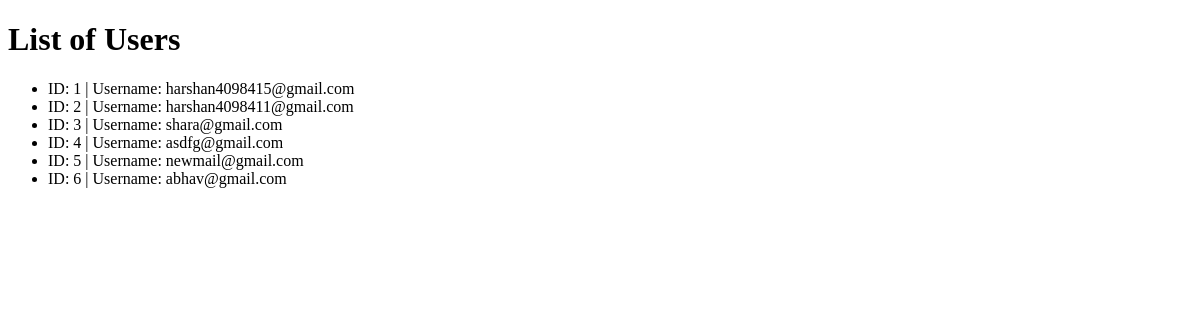
The app's page /users, older data.
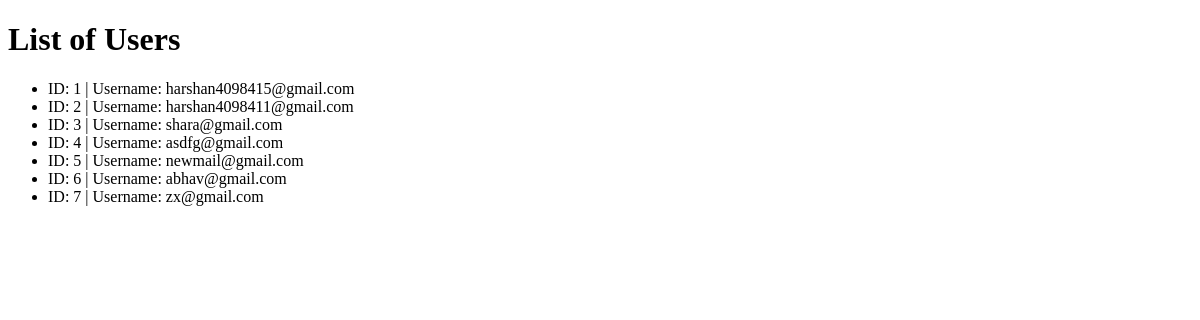
The same page, newer data.
### model.py (models this page shows)
class User(db.Model):
    id = db.Column(db.Integer, primary_key=True)
    username = db.Column(db.String(100), unique=True, nullable=False)
    password = db.Column(db.String(100), nullable=False)

### app.py (the view)
@app.route('/users')
def show_users():
    users = User.query.all()
    return render_template('users.html', users=users)

### templates/users.html (shortened to what this page needs)
<!DOCTYPE html>
<html>
<head>
</head>
<body>
    <h1>List of Users</h1>
    <ul>
        {% for user in users %}
            <li>ID: {{ user.id }} | Username: {{ user.username }}</li>
        {% endfor %}
    </ul>
</body>
</html>

Row changes from the older to the newer data that the page shows:
added User: id "7", username "zx@gmail.com"
